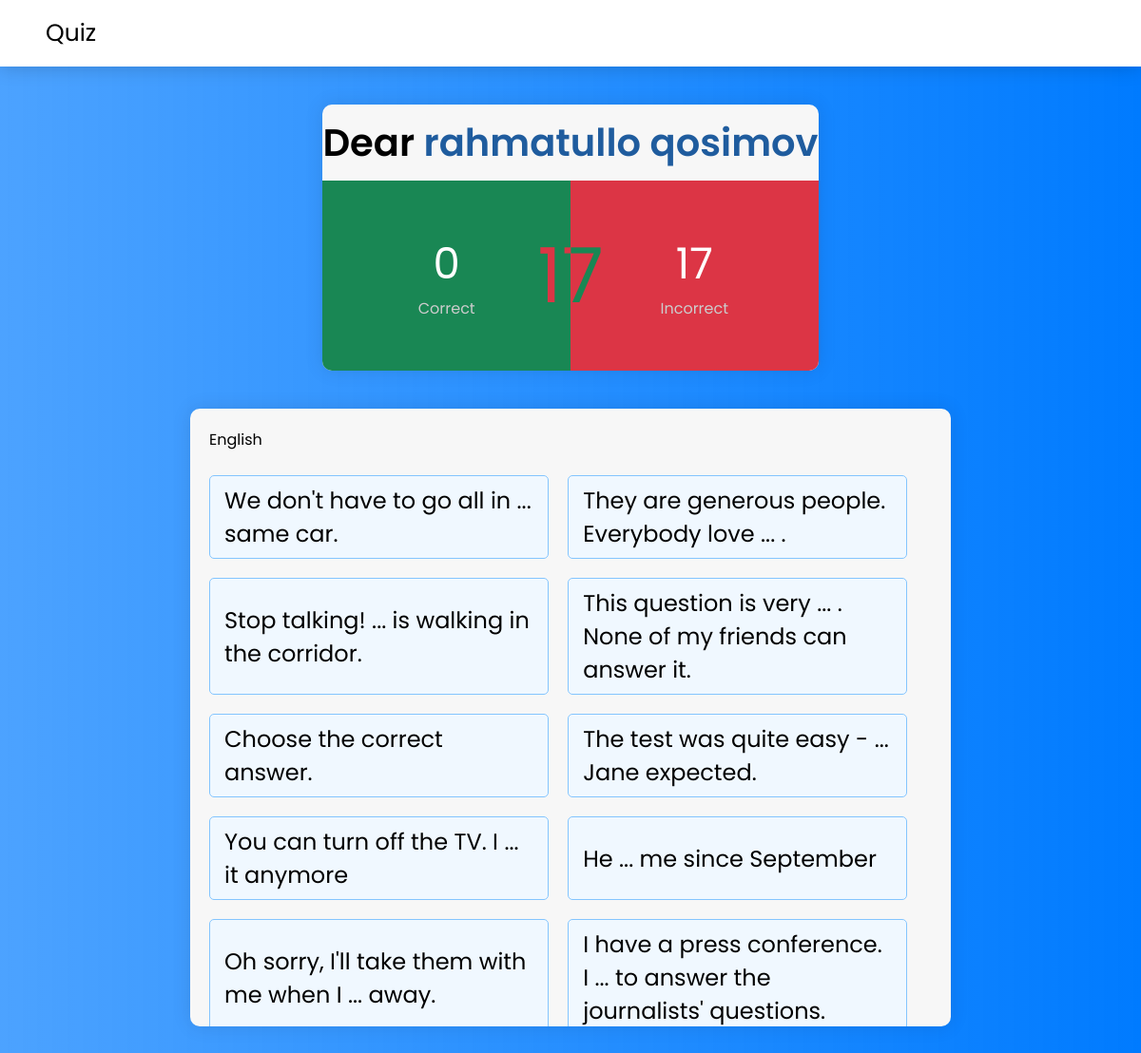
The app's page /my/quiz/english/result/ (signed in) with its own data.
### her/models.py (models this page shows, shortened)
class Result(models.Model):
    user = models.ForeignKey(QuizUser, on_delete=models.CASCADE)
    exam = models.ForeignKey(Exam, on_delete=models.CASCADE)
    score = models.IntegerField(default=0)
    finished_at = models.DateTimeField(auto_now_add=True)
    started_at = models.DateTimeField(auto_now_add=True)

class QuizUser(models.Model):
    name = models.CharField(max_length=100)
    email = models.EmailField(help_text='Enter your email')
    password = models.CharField(max_length=100, blank=True)
    quiz_passed = models.IntegerField(default=0)
    verified = models.BooleanField(default=False)
    passed_exams = models.ManyToManyField('Exam', blank=True)
    point_score = models.IntegerField(default=0)
    created_at = models.DateTimeField(auto_now_add=True)
    updated_at = models.DateTimeField(auto_now=True)

class Exam(models.Model):
    name = models.CharField(max_length=100)
    slug = models.SlugField(max_length=100, unique=True)
    description = models.TextField()
    count_down = models.PositiveBigIntegerField(default=0)  # in minutes
    quizzes_length = models.PositiveBigIntegerField(default=0)
    private = models.BooleanField(default=False)
    created_at = models.DateTimeField(auto_now_add=True)
    updated_at = models.DateTimeField(auto_now=True)
    def __str__(self):
        return self.name

class Quiz(models.Model):
    question = models.CharField(max_length=255)
    answer = models.CharField(max_length=255)
    user_answer = models.ManyToManyField(
        UserAnswer, blank=True)
    exam = models.ForeignKey(
        Exam, on_delete=models.CASCADE, null=True, default=None)
    species = models.ForeignKey('QuizType', on_delete=models.CASCADE)
    created_at = models.DateTimeField(auto_now_add=True)
    updated_at = models.DateTimeField(auto_now=True)
    class Meta:
        verbose_name_plural = "Quizes"

### her/views.py (the view)
# urls.py: path('quiz/<str:slug>/result/', views.exam_result, name="result"),
def exam_result(request, slug):
    print(QuizUser.objects.get(
        id=request.session['quiz_user']).passed_exams.all())
    exam = Exam.objects.get(slug=slug)
    result = Result.objects.get(user=QuizUser.objects.get(
        id=request.session['quiz_user']), exam=exam)
    quizzes = Quiz.objects.filter(exam=exam)
    f = exam.quizzes_length - result.score
    if f < 0:
        f = 0
    context = {
        'exam': exam,
        'result': result,
        'quizzes': quizzes,
        'f': f
    }
    return render(request, 'her/result.html', context)

### her/templates/her/result.html (shortened to what this page needs)
{% extends './base.html' %} {% block content %}
<div class="container">
  <div class="quiz-box">
    <div class="quiz-title">
      Dear <span class="marked">{{result.user.name}}</span>
    </div>
    <div class="result-content">
      <div class="result-row" data-count="{{ exam.quizzes_length }}">
        <div class="side side-success">
          <span> {{ result.score }} </span>
          <span class="text-muted">Correct</span>
        </div>
        <div class="side side-danger">
          <span> {{ f }} </span>
          <span class="text-muted">Incorrect</span>
        </div>
      </div>
    </div>
  </div>
</div>
<div class="container">
  <div class="quiz-box">
    <div class="content">
      <span class="text-success">{{ exam.name }}</span>
      <ul class="answers">
        {% for quiz in quizzes %}
        <li
          data-answer="{{quiz.answer}}"
          class="option {%for i in quiz.user_answer.all %}{%if result.user.id == i.user.id %}{% if i.answer == quiz.answer %}correct{% else %}incorrect{%endif%}{%endif%}{% endfor%}"
        >
          {{quiz.question}}
        </li>
        {% endfor %}
      </ul>
    </div>
  </div>
</div>
{%endblock %}

### her/templates/her/base.html (shortened to what this page needs)
{% load static %}
<!DOCTYPE html>
<html lang="en">
  <head>
    <link rel="stylesheet" href="{% static 'assets/css/style.css' %}" />
    <link rel="stylesheet" href="https://cdnjs.cloudflare.com/ajax/libs/font-awesome/6.1.2/css/all.min.css">
  </head>
  <body>
    <div class="navbar">
      <div class="nav-logo">
        <a href="/">
          Quiz
        </a>
      </div>
    </div>
    {% block content %}
    {% endblock %}
  </body>
</html>

### static/assets/css/style.css (style rules this page uses)
* { margin: 0; padding: 0; box-sizing: border-box; font-family: Poppins; transition: all 200ms; }
body { background: var(--light-body-background); max-width: none !important; }
.navbar { width: 100%; height: var(--navbar-height); background: var(--light-navbar-background, #fff); display: flex; padding: 0 4%; align-items: center; justify-content: space-between; box-shadow: 0 0 20px 0 rgba(0, 0, 0, 0.2); }
.navbar .nav-logo a { color: #000; text-decoration: none; font-size: 25px; }
.container { width: 100%; margin-top: 40px; display: flex; justify-content: center; position: relative; }
.container .quiz-box { background: var(--light-quiz-box-background, #f7f7f7); transition: 450ms; overflow: hidden; min-width: 400px; max-width: 800px; border-radius: 10px; box-shadow: 0 0 20px 0 rgba(0, 0, 0, 0.1); max-height: 650px; }
.container .quiz-box .quiz-title { position: relative; text-align: center; font-size: 40px; font-weight: bold; width: 100%; padding: 10px 0; box-shadow: 0px 3px 5px 1px rgba(0, 0, 0, 0.1); }
.quiz-box .content { padding: 20px; height: 100%; overflow: auto; }
.quiz-box .answers { margin: 25px auto 0 auto; display: grid; grid-template-columns: repeat(auto-fill, 47%); gap: 20px; }
.quiz-box .answers .option { background: aliceblue; border: 1px solid #84c5fe; border-radius: 5px; padding: 8px 15px; font-size: 24px; cursor: pointer; transition: all 0.3s ease; display: flex; align-items: center; justify-content: space-between; }
.text-muted { color: #ccc; }
.result-row { width: 100%; display: flex; position: relative; }
.result-row::after { content: attr(data-count); position: absolute; top: 50%; left: 50%; transform: translate(-50%, -50%); font-size: 5rem; background: linear-gradient(to right, #dc3545 50%, #198754 51%, #198754 100%); background-clip: text; -webkit-background-clip: text; -webkit-text-fill-color: transparent; }
.result-row .side span:not(.text-muted) { font-size: 45px; }
.result-row .side { width: 50%; height: 200px; display: flex; justify-content: center; align-items: center; color: #fff; flex-direction: column; }
.result-row .side.side-success { background-color: #198754; }
.result-row .side.side-danger { background-color: #dc3545; }

### static/assets/css/root.css (style rules this page uses)
:root { --light-body-background: linear-gradient( to left, rgba(0, 123, 255, 1), rgba(0, 123, 255, 0.7) ); --light-quiz-option-background: aliceblue; --light-quiz-option-onHover-background: #cce5ff; --light-quiz-option-onHover-color: #004085; --light-quiz-option-onHover-border: 1px solid #b8daff; --light-quiz-option-incorrect-background: #f8d7da; --light-quiz-option-incorrect-color: #721c24; --light-quiz-option-incorrect-border: 1px solid #f5c6cb; --light-quiz-option-correct-background: #d4edda; --light-quiz-option-correct-color: #155724; --light-quiz-option-correct-border: 1px solid #c3e6cb; --light-quiz-timer-warn-color: #ffcc00; --light-quiz-timer-danger-color: #cc3300; --navbar-height: 70px; }
.marked { color: #1f5c9e; }

### records on screen
Result: user.name "rahmatullo qosimov", score "0"
Exam: name "English"
Quiz: question "We don't have to go all in ... same car."
Quiz: question "They are generous people. Everybody love ... ."
Quiz: question "Stop talking! ... is walking in the corridor."
Quiz: question "This question is very ... . None of my friends can answer it."
Quiz: question "Choose the correct answer."
Quiz: question "The test was quite easy - ... Jane expected."
Quiz: question "You can turn off the TV. I ... it anymore"
Quiz: question "He ... me since September"
Quiz: question "Oh sorry, I'll take them with me when I ... away."
Quiz: question "I have a press conference. I ... to answer the journalists' questions."

### other values on screen
{{ f }} "17"
